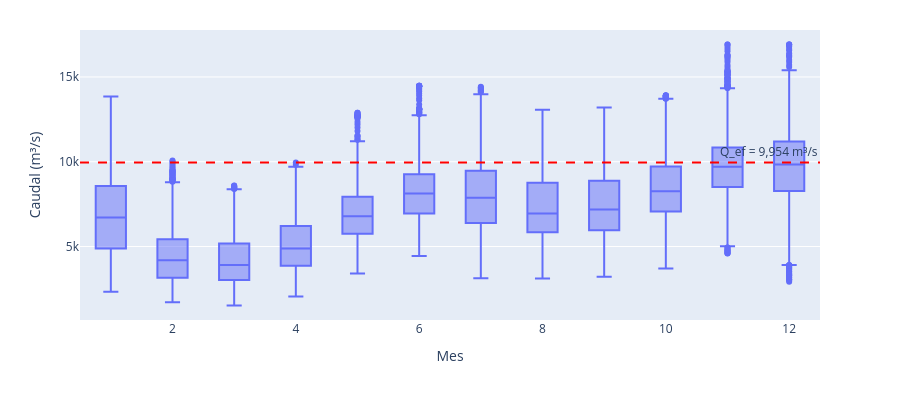

Notebook source saved alongside this figure:
### Markdown cell above
La serie de Calamar describe un ciclo anual marcado que la lleva a atravesar la banda de
descarga efectiva en la gran mayoría de los años del registro, de modo que la clase positiva
aparece de forma recurrente y no se concentra en un periodo particular. Coyongal reproduce las
mismas oscilaciones con un caudal inferior, consistente con su posición aguas arriba de la
estación objetivo y antes de la incorporación de algunos de los aportes del bajo Magdalena.

### Code cell
d = caudales.assign(mes=caudales.fecha.dt.month)
fig = px.box(d, x="mes", y="calamar", labels={"mes": "Mes", "calamar": "Caudal (m³/s)"})
fig.add_hline(y=Q_EF, line_dash="dash", line_color="red",
              annotation_text=f"Q_ef = {Q_EF:,.0f} m³/s")
fig.update_layout(height=400, margin=dict(t=30))
fig

### Figure 1 — Plotly figure (JSON) as saved in the notebook; plotly's stock layout.template omitted (floating-point values rounded to 4 significant figures; data arrays with more than 128 entries replaced by an {"elided": "..."} marker saying what was removed)
{"data": [{"alignmentgroup": "True", "hovertemplate": "Mes=%{x}<br>Caudal (m³/s)=%{y}<extra></extra>", "legendgroup": "", "marker": {"color": "#636efa"}, "name": "", "notched": false, "offsetgroup": "", "orientation": "v", "showlegend": false, "type": "box", "x": {"elided": "31475 int values"}, "x0": " ", "xaxis": "x", "y": {"elided": "31475 float values"}, "y0": " ", "yaxis": "y"}], "layout": {"annotations": [{"showarrow": false, "text": "Q_ef = 9,954 m³/s", "x": 1, "xanchor": "right", "xref": "x domain", "y": 9954.0, "yanchor": "bottom", "yref": "y"}], "boxmode": "group", "height": 400, "legend": {"tracegroupgap": 0}, "margin": {"t": 30}, "shapes": [{"line": {"color": "red", "dash": "dash"}, "type": "line", "x0": 0, "x1": 1, "xref": "x domain", "y0": 9954.0, "y1": 9954.0, "yref": "y"}], "xaxis": {"anchor": "y", "domain": [0.0, 1.0], "title": {"text": "Mes"}}, "yaxis": {"anchor": "x", "domain": [0.0, 1.0], "title": {"text": "Caudal (m³/s)"}}}}
